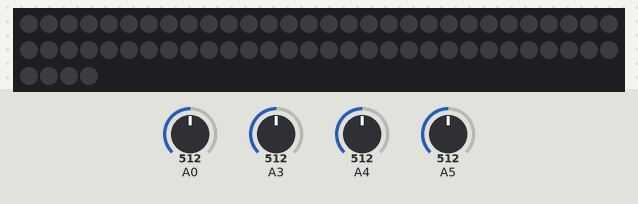
Bench run of a sketch on a simulated Arduino Uno, built with avr-gcc and run on an emulated ATmega328P. Shown: 64 RGB LEDs in strip order, left to right, continuing on the next row. The inputs (shaded band) are chosen by the test bench; at power-on: A3 = 512, A4 = 512, A5 = 512, A0 = 512. Dim RGB values are drawn brighter than linear; what the sketch prints to the serial monitor is not drawn.

Above: at 1.2 s.
1.3 s: A3 set to 111
2.8 s: A3 set to 93
At 3.4 s:
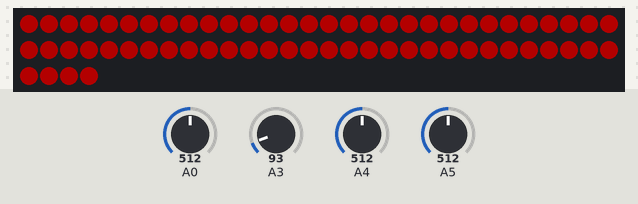
4.3 s: A4 set to 105
5.8 s: A4 set to 95
At 6.7 s:
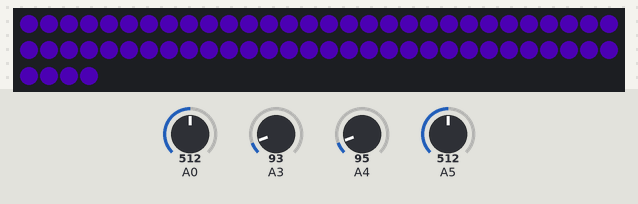
7.3 s: A5 set to 108
8.8 s: A5 set to 94
At 10.1 s:
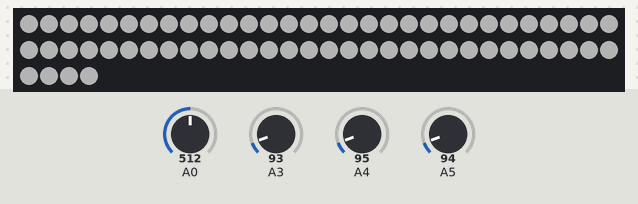
Timing chart, 0 to 11.3 s (numbered marks = the images above; inputs shaded):
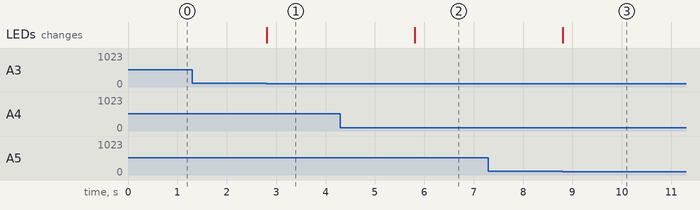

Measured:
- the behaviour switches between 100 and 99 on A3 (found by bisection; images 0 and 1)
- the behaviour switches between 100 and 99 on A4 (found by bisection; images 1 and 2)
- the behaviour switches between 100 and 99 on A5 (found by bisection; images 2 and 3)
- after the input at 1.3 s, every drawn part: stays the same
- after the input at 2.8 s, the LEDs: change at once (image 1)
- after the input at 4.3 s, every drawn part: stays the same
- after the input at 5.8 s, the LEDs: change at once (image 2)
- after the input at 7.3 s, every drawn part: stays the same
- after the input at 8.8 s, the LEDs: change at once (image 3)

The sketch:

lumini_metro_example.ino
```cpp
//  file: lumini_metro_example.ino
//
//  Tutorials available from SparkFun, per:
//    https://learn.sparkfun.com/tutorials/lumini-8x8-matrix-hookup-guide/all
//    and
//    https://github.com/sparkfun/Lumini_8x8/tree/master/Firmware


#include <FastLED.h>

// How many leds in your chain? Change the value of NUM_BOARDS depending on your setup
#define NUM_BOARDS 1
#define NUM_LEDS 64 * NUM_BOARDS //64 LED's per board

// Pins on the Adafruit Metro Mo Express
#define DATA_PIN 7   // connected to LuMini DI, data  in
#define CLOCK_PIN 6  // connected to LuMini CI, clock in

// Define the array of leds
CRGB matrix[NUM_LEDS];
int delayTimeLength = 10;


void setup() {
  Serial.begin(115200);
  Serial.println("resetting");
  LEDS.addLeds<APA102, DATA_PIN, CLOCK_PIN, BGR>(matrix, NUM_LEDS);
  LEDS.setBrightness(0);
}


void setAllColour(int changeRed=0, int changeGreen=0, int changeBlue=0) {
  for (int i = 0; i < NUM_LEDS; i++) {
    matrix[i].setRGB(changeRed, changeGreen, changeBlue); // red
  }
  FastLED.show();
}

void setRedBlueYellow() {
  int readInputRed = analogRead(A3);
  int readInputBlue = analogRead(A4);
  int readInputYellow = analogRead(A5);

  int analogThreshold  = 100;

  bool isSelectedRed = false;
  bool isSelectedBlue = false;
  bool isSelectedYellow = false;

  //

  if (readInputRed < analogThreshold) {
    isSelectedRed = true;
  }
  if (readInputBlue < analogThreshold) {
    isSelectedBlue = true;
  }
  if (readInputYellow < analogThreshold) {
    isSelectedYellow = true;
  }

  //

  if (isSelectedRed && isSelectedBlue && isSelectedYellow) {
    // white
    setAllColour(255,255,255);
  }
  else if (isSelectedRed && isSelectedBlue) {
    // purple
    setAllColour(105,0,255);
  }
  else if (isSelectedRed && isSelectedYellow) {
    // orange
    setAllColour(255,70,0);
  }
  else if (isSelectedBlue && isSelectedYellow) {
    // green
    setAllColour(0,255,0);
  }
  else if (isSelectedRed) {
    // red
    setAllColour(255,0,0);
  }
  else if (isSelectedBlue){
    // blue
    setAllColour(0,0,255);
  }
  else if (isSelectedYellow){
    // yellow
    setAllColour(255,255,0);
  }
  else {
    // black
    setAllColour(0,0,0);
  }
}


void setAllBrightness() {
  int readBrightnessPotentiometer = analogRead(A0);
  int changeBrightness = 0;
  // brightness needs to be an integer between 0 - 100

  if (readBrightnessPotentiometer < 200) {
    changeBrightness = 100;
  }
  else if (readBrightnessPotentiometer < 400) {
    changeBrightness = 80;
  }
  else if (readBrightnessPotentiometer < 600) {
    changeBrightness = 60;
  }
  else if (readBrightnessPotentiometer < 800) {
    changeBrightness = 40;
  }
  else if (readBrightnessPotentiometer < 1000) {
    changeBrightness = 20;
  }
  else {
    changeBrightness = 0;
  }
  LEDS.setBrightness(changeBrightness);
  FastLED.show();
}


void loop() {
  setRedBlueYellow();
  setAllBrightness();
  delay(delayTimeLength);
}
```
